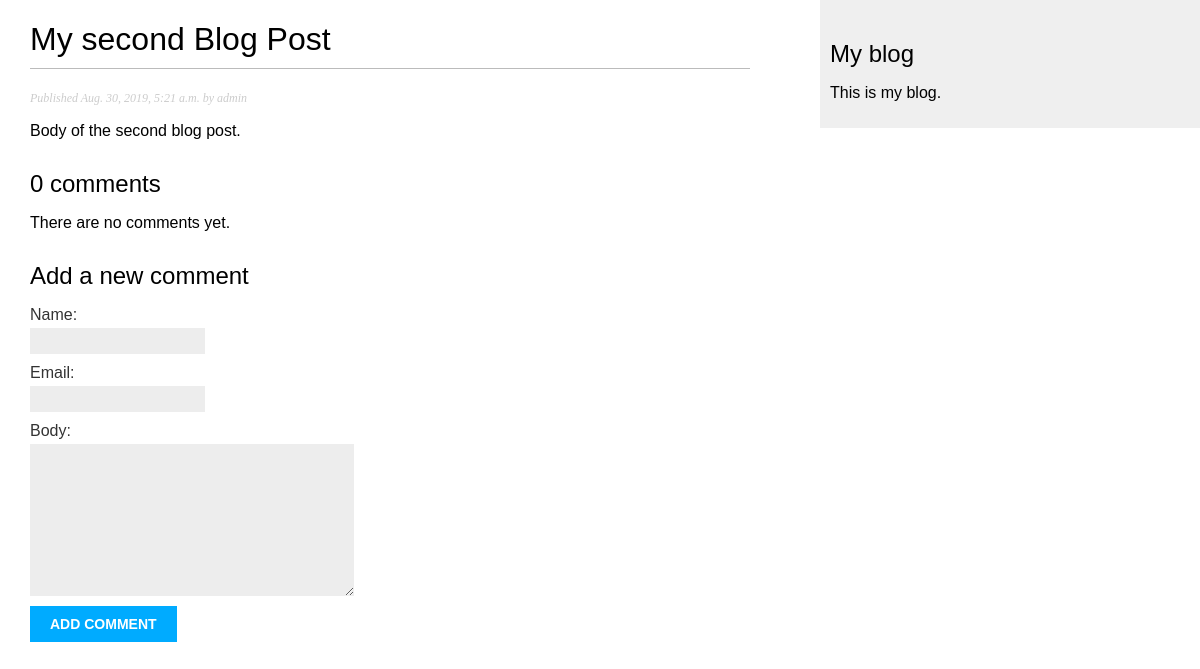
/blog/2019/8/30/my-second-blog-post/, run on an earlier commit of the app's database.
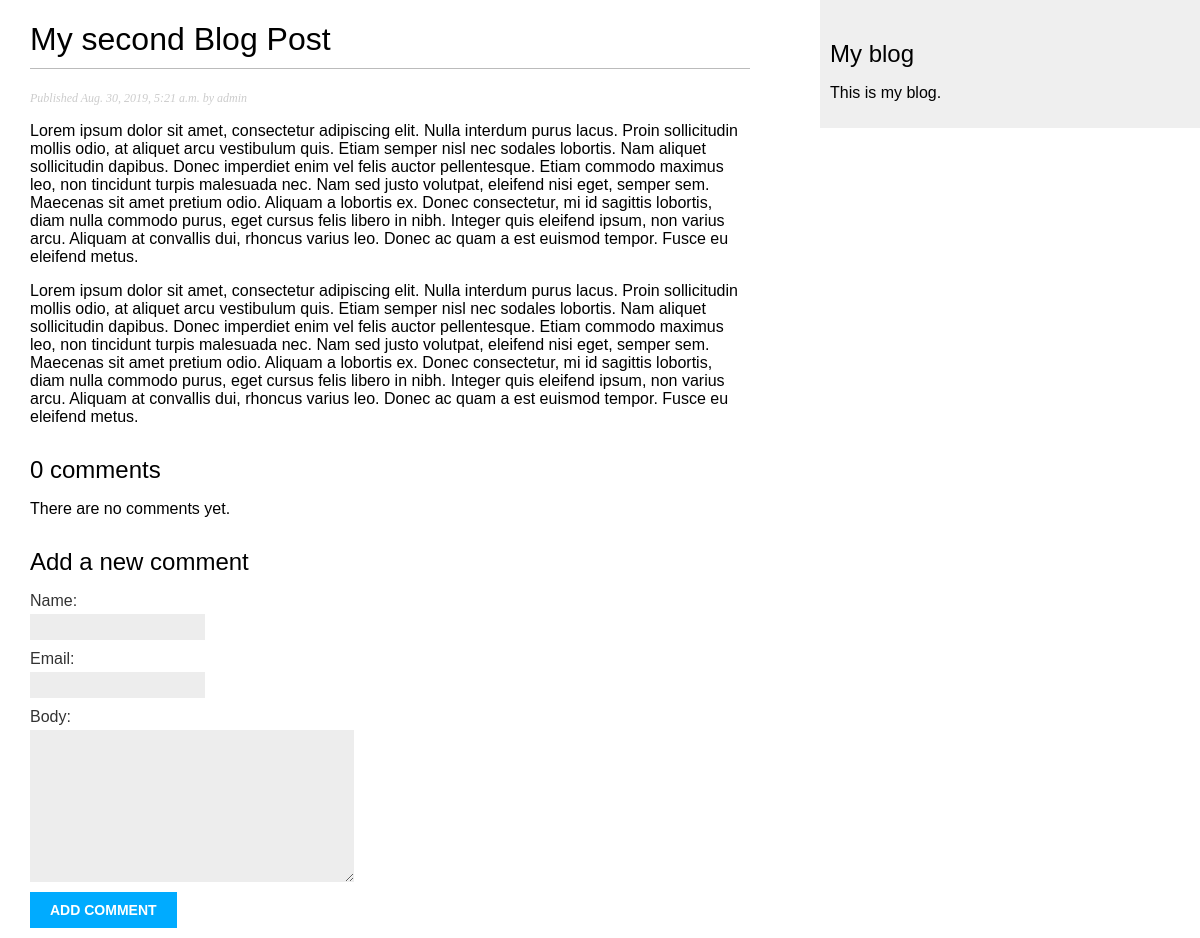
And on a later commit of the database.
### blog/models.py (models this page shows, shortened)
class Post(models.Model):
    STATUS_CHOICES = (
        ('draft', 'Draft'),
        ('published', 'Published'),
    )
    title = models.CharField(max_length=250)
    slug = models.SlugField(max_length=250,
                            unique_for_date='publish')
    author = models.ForeignKey(User,
                               on_delete=models.CASCADE,
                               related_name='blog_posts')
    body = models.TextField()
    publish = models.DateTimeField(default=timezone.now)
    created = models.DateTimeField(auto_now_add=True)
    updated = models.DateTimeField(auto_now=True)
    status = models.CharField(max_length=10,
                              choices=STATUS_CHOICES,
                              default='draft')
    tags = TaggableManager()
    objects = models.Manager() # The default manager.
    published = PublishedManager() # Custom manager.
    class Meta:
        ordering = ('-publish',)

### blog/views.py (the view)
def post_detail(request, year, month, day, post):
    post = get_object_or_404(Post, slug=post,
                                    status='published',
                                    publish__year=year,
                                    publish__month=month,
                                    publish__day=day)
    comments = post.comments.filter(active=True)
    new_comment = None
    if request.method == 'POST':
        comment_form = CommentForm(data=request.POST)
        if comment_form.is_valid():
            new_comment = comment_form.save(commit=False)
            new_comment.post = post
            new_comment.save()
            return redirect(request.path_info)
    else:
        comment_form = CommentForm()
    return render(request,
                    'blog/post/detail.html',
                    {'post': post,
                    'comments': comments,
                    'new_comment': new_comment,
                    'comment_form': comment_form})

### blog/forms.py
class CommentForm(forms.ModelForm):
    class Meta:
        model = Comment
        fields = ('name', 'email', 'body')

### blog/templates/blog/post/detail.html (shortened to what this page needs)
{% extends 'blog/base.html' %}
{% block content %}
    <h1>{{ post.title }}</h1>
    <p class="date">
        Published {{ post.publish }} by {{ post.author }}
    </p>
    {{ post.body|linebreaks }}
{% with comments.count as total_comments %}
    <h2>
        {{ total_comments }} comment{{ total_comments|pluralize }}
    </h2>
{% endwith %}
{% for comment in comments %}
    <div class="comment">
        <p class="info">
            Comment {{ forloop.counter }} by {{ comment.name }}
            {{ comment.created }}
        </p>
        {{ comment.body|linebreaks }}
    </div>
{% empty %}
    <p>There are no comments yet.</p>
{% endfor %}
{% if new_comment %}
   <h2>Your comment has been added.</h2>
{% else %}
    <h2>Add a new comment</h2>
    <form action="." method="POST">
        {{ comment_form.as_p }}
        <p><input type="submit" value="Add comment"></p>
    </form>
{% endif %}
{% endblock content %}

What changed in the data, as far as the page shows it:
changed Post "My second Blog Post": body "Body of the second blog post." → "Lorem ipsum dolor sit amet, consectetur adipiscing elit. Nulla interdum purus lacus. Proin sollicitudin mollis odio, at aliquet arcu vestibulum quis. Etiam semper nisl nec sodales lobortis. Nam aliquet sollicitudin dapibus. Donec imperdiet enim vel felis auctor pellentesque. Etiam commodo maximus leo, non tincidunt turpis malesuada nec. Nam sed justo volutpat, eleifend nisi eget, semper sem. Maecenas sit amet pretium odio. Aliquam a lobortis ex. Donec consectetur, mi id sagittis lobortis, diam nulla commodo purus, eget cursus felis libero in nibh. Integer quis eleifend ipsum, non varius arcu. Aliquam at convallis dui, rhoncus varius leo. Donec ac quam a est euismod tempor. Fusce eu eleifend…"
